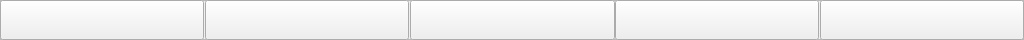
  <widget class="QFrame" name="frame_menu">
   <property name="geometry">
    <rect>
     <x>0</x>
     <y>728</y>
     <width>1024</width>
     <height>40</height>
    </rect>
   </property>
   <property name="frameShape">
    <enum>QFrame::StyledPanel</enum>
   </property>
   <property name="frameShadow">
    <enum>QFrame::Raised</enum>
   </property>
   <widget class="QPushButton" name="m_btn_patnt_mng">
    <property name="enabled">
     <bool>true</bool>
    </property>
    <property name="geometry">
     <rect>
      <x>0</x>
      <y>0</y>
      <width>204</width>
      <height>40</height>
     </rect>
    </property>
    <property name="sizePolicy">
     <sizepolicy hsizetype="Minimum" vsizetype="Maximum">
      <horstretch>205</horstretch>
      <verstretch>40</verstretch>
     </sizepolicy>
    </property>
    <property name="font">
     <font>
      <strikeout>true</strikeout>
     </font>
    </property>
    <property name="focusPolicy">
     <enum>Qt::WheelFocus</enum>
    </property>
    <property name="contextMenuPolicy">
     <enum>Qt::PreventContextMenu</enum>
    </property>
    <property name="styleSheet">
     <string notr="true"/>
    </property>
    <property name="text">
     <string/>
    </property>
    <property name="icon">
     <iconset resource="maiform.qrc">
      <normaloff>:/image/qrc/bingrenguanli.png</normaloff>
      <activeoff>:/image/qrc/bingrenguanli2.png</activeoff>:/image/qrc/bingrenguanli.png</iconset>
    </property>
    <property name="iconSize">
     <size>
      <width>205</width>
      <height>40</height>
     </size>
    </property>
    <property name="autoRepeat">
     <bool>false</bool>
    </property>
   </widget>
   <widget class="QPushButton" name="m_btn_record">
    <property name="geometry">
     <rect>
      <x>205</x>
      <y>0</y>
      <width>204</width>
      <height>40</height>
     </rect>
    </property>
    <property name="focusPolicy">
     <enum>Qt::WheelFocus</enum>
    </property>
    <property name="contextMenuPolicy">
     <enum>Qt::PreventContextMenu</enum>
    </property>
    <property name="text">
     <string/>
    </property>
    <property name="icon">
     <iconset resource="maiform.qrc">
      <normaloff>:/image/qrc/lishihuigu.png</normaloff>
      <normalon>:/image/qrc/lishihuigu.png</normalon>
      <activeoff>:/image/qrc/lishihuigu2.png</activeoff>
      <activeon>:/image/qrc/lishihuigu2.png</activeon>
      <selectedon>:/image/qrc/lishihuigu2.png</selectedon>:/image/qrc/lishihuigu.png</iconset>
    </property>
    <property name="iconSize">
     <size>
      <width>205</width>
      <height>40</height>
     </size>
    </property>
   </widget>
   <widget class="QPushButton" name="m_btn_set">
    <property name="geometry">
     <rect>
      <x>410</x>
      <y>0</y>
      <width>205</width>
      <height>40</height>
     </rect>
    </property>
    <property name="focusPolicy">
     <enum>Qt::WheelFocus</enum>
    </property>
    <property name="contextMenuPolicy">
     <enum>Qt::PreventContextMenu</enum>
    </property>
    <property name="text">
     <string/>
    </property>
    <property name="icon">
     <iconset resource="maiform.qrc">
      <normaloff>:/image/qrc/shezhi.png</normaloff>
      <activeoff>:/image/qrc/shezhi2.png</activeoff>:/image/qrc/shezhi.png</iconset>
    </property>
    <property name="iconSize">
     <size>
      <width>205</width>
      <height>40</height>
     </size>
    </property>
   </widget>
   <widget class="QPushButton" name="m_btn_alarm">
    <property name="geometry">
     <rect>
      <x>615</x>
      <y>0</y>
      <width>204</width>
      <height>40</height>
     </rect>
    </property>
    <property name="mouseTracking">
     <bool>false</bool>
    </property>
    <property name="focusPolicy">
     <enum>Qt::WheelFocus</enum>
    </property>
    <property name="contextMenuPolicy">
     <enum>Qt::PreventContextMenu</enum>
    </property>
    <property name="text">
     <string/>
    </property>
    <property name="icon">
     <iconset resource="maiform.qrc">
      <normaloff>:/image/qrc/baojingxian.png</normaloff>
      <activeoff>:/image/qrc/baojingxian2.png</activeoff>:/image/qrc/baojingxian.png</iconset>
    </property>
    <property name="iconSize">
     <size>
      <width>205</width>
      <height>40</height>
     </size>
    </property>
   </widget>
   <widget class="QPushButton" name="m_btn_serve">
    <property name="geometry">
     <rect>
      <x>820</x>
      <y>0</y>
      <width>204</width>
      <height>40</height>
     </rect>
    </property>
    <property name="focusPolicy">
     <enum>Qt::WheelFocus</enum>
    </property>
    <property name="contextMenuPolicy">
     <enum>Qt::CustomContextMenu</enum>
    </property>
    <property name="text">
     <string/>
    </property>
    <property name="icon">
     <iconset resource="maiform.qrc">
      <normaloff>:/image/qrc/weihu.png</normaloff>
      <activeoff>:/image/qrc/weihu2.png</activeoff>:/image/qrc/weihu.png</iconset>
    </property>
    <property name="iconSize">
     <size>
      <width>205</width>
      <height>40</height>
     </size>
    </property>
   </widget>
  </widget>
